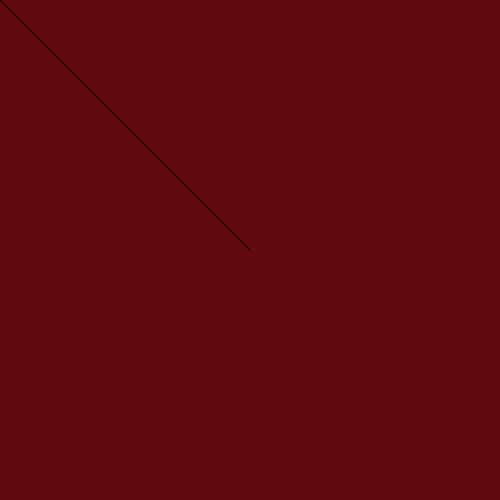
Frame 1 (no input)
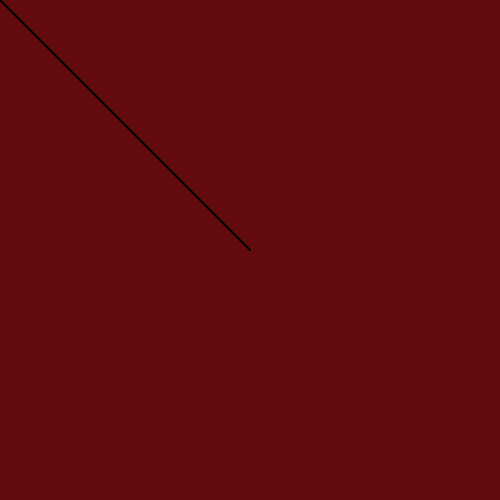
Frame 60 (the mouse pressed at the canvas centre just before this capture)
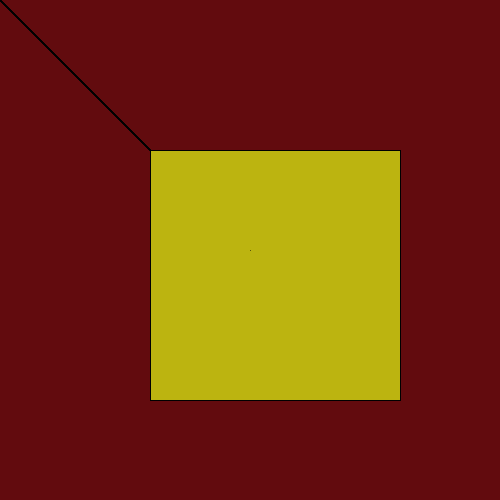
Frame 120 (the mouse held since frame 60 and released just before this capture)

The Processing sketch that drew these frames (run headless with seeded random() and noise(); from frame 60 on, the mouse is pressed at the canvas centre):

// Processing sketch: processing_53794
// ── processing_53794.pde

     void setup(){
   size(500,500);
   background(98,11,14);
   
}

void draw() {
  line(250,250,mouseX,mouseY);
  
  fill(188,180,random(25), 100);
  rect(150,150,mouseX, mouseY);

}                
